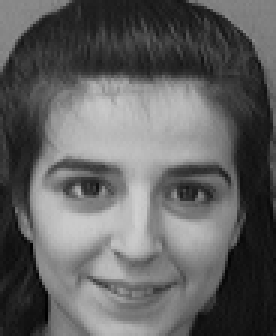
#> input picture HW7/att_faces/s10/2.pgm, 92 x 112 px, found by its file name (shown 3 times larger)
$ jupyter execute --allow-errors HW7.ipynb   (shell and % lines are left out)
#> lines starting #> are read from the running program, lines starting #| are printed output that depends on the picture
[cell 1]
import os
import cv2
import numpy as np
import matplotlib.pyplot as plt

#> (a cell that did not finish here is left out)

[cell 3]
def plot_class(D, T, title):
    clr = ['b', 'g', 'r', 'c', 'm', 'y', 'k', 'w']
    for c in range(1, 6):
        x = D[T==c][:, 0]
        y = D[T==c][:, 1]
        plt.scatter(x, y, color=clr[c], alpha=0.8, marker='.')
    plt.title(title)
    plt.show()

#> (a cell that did not finish here is left out)

# PCA projection

### sklearn

[cell 5]
# Principal Component Analysis
from numpy import array
from sklearn.decomposition import PCA

# create the PCA instance
pca = PCA(2)

# fit on data
#> (the rest of this cell did not finish here and is left out)

### scratch

[cell 6]
def pca(X,k):

    #mean of each feature
    n_samples, n_features = X.shape
    mean = np.mean(X, axis=0)

    # Calculate norm
    norm_X=X-mean

    # Calculate covariance matrix
    cov_matrix=np.dot(np.transpose(norm_X),norm_X)

    # Calculate the eigenvectors and eigenvalues
    # Sort it according to eigenvalues ascending
    eig_val, eig_vec = np.linalg.eig(cov_matrix)
    idx = eig_val.argsort()[::-1]
    eig_val = eig_val[idx]
    eig_vec = eig_vec[:,idx]

    # select the top k eig_vec
    final_eigvec=-np.array([ele for ele in eig_vec.T[ : k]])

    # Project to lower dimension
    data=np.dot(norm_X,np.transpose(final_eigvec))

    return np.real(data)

#> (a cell that did not finish here is left out)

# LDA project

Project on a planar :
y(i) = w.T * x(i)
1. y(i) : (2, 1)
2. w : (784, 2)
3. x(i) : (784, 1)
---
Y = X * W
1. Y : (5000, 2)
2. X : (5000, 784)
3. W : (784, 2)

### sklearn

[cell 8]
from sklearn.discriminant_analysis import LinearDiscriminantAnalysis

#> (the rest of this cell did not finish here and is left out)

### scratch

[cell 9]
# Seperate data of different classes into array 'classes'
classes = []
#> (the rest of this cell did not finish here and is left out)

[cell 10]
# Calculate class mean
mean = []
for class_datas in classes:
    mean.append(np.mean(class_datas, axis=0))
mean = np.array(mean)
# print(mean.shape)

[cell 11]
# Sw : within-class scatter
# Calculate Sw
Sw = np.zeros((784, 784))
for c, class_datas in enumerate(classes):
    for data in class_datas:
        tmp = data - mean[c]
        tmp = np.expand_dims(tmp, axis=0)
        Sw = Sw + np.matmul( tmp.T , tmp )
# print(Sw.shape)

#> (a cell that did not finish here is left out)

[cell 13]
# Calculate eigenvalue, eigenvector of (Sw)**-1 * Sb
Sw_inv = np.linalg.pinv(Sw)
#> (the rest of this cell did not finish here and is left out)

---

# att faces

[cell 14]
img = cv2.imread('att_faces/s1/2.pgm')
#> img is the input picture: shape (112, 92, 3); min 0, max 208, mean 97.1
print(img.shape)
#| (112, 92, 3)
plt.imshow(img)
plt.show()

[cell 15]
dataArray = np.empty((0, 112*92))

# Read all images into array 'dataArray'
for root, dirs, files in os.walk('att_faces'):
    for directory in dirs:
        for root_, dirs_, files_ in os.walk('att_faces/'+directory):
            for file in files_:
                img = cv2.imread('att_faces/'+directory+'/'+file, 0)
#> img: shape (112, 92); min 0, max 208, mean 97.1
                img_row = np.array(img, dtype='float64').flatten()
#> img_row = 10304 values, max 208 at index 6669, min 0 at index 9675, mean 97.07
                img_row = np.expand_dims(img_row, axis=0)
                dataArray = np.vstack((dataArray, img_row))
# print(dataArray.shape)

[cell 16]
# Calculate Mean Face
dataAvg = np.mean(dataArray, axis=0)
#> dataAvg = 10304 values, max 193 at index 3077, min 25 at index 10013, mean 122.7
tmp = dataAvg.reshape(112, 92)
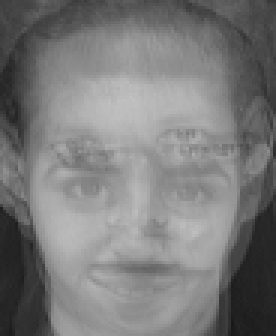
#> tmp: shape (112, 92) float64 (shown 3 times larger); min 25, max 193, mean 122.7
plt.imshow(tmp, cmap='gray')
plt.axis('off')
plt.title("Mean Face")
plt.show()

[cell 17]
# Random pick 10 faces
from random import sample
#> (the rest of this cell did not finish here and is left out)

[cell 18]
# Number of eigenvectors to pick
eig_k = 70

# Calculate the eigenvalue, eigenvector of At*A
# However, the shape of At*A is 10304*10304
# Since it is too large, we calculate A*At instead
dataDis = dataArray - dataAvg
A_AT = np.cov(dataDis)
#> A_AT = [[1520.9, -502.2, -334.2, -684.4], [-502.2, 756.2, -55.74, -198.3], [-334.2, -55.74, 568.1, -178.1], [-684.4, -198.3, -178.1, 1060.8]]
eig_val, eig_vec = np.linalg.eig(A_AT)
#> eig_val = [2104.9, 7.37e-14, 1116.8, 684.3]; eig_vec = [[0.835, -0.5, 0.195, -0.119], [-0.235, -0.5, -0.617, -0.561], [-0.117, -0.5, -0.286, 0.809], [-0.483, -0.5, 0.707, -0.129]]
idx = eig_val.argsort()[::-1]
#> idx = [0, 2, 3, 1]
eig_val = eig_val[idx]
#> eig_val = [2104.9, 1116.8, 684.3, 7.37e-14]
eig_vec = eig_vec[:, idx]
#> eig_vec = [[0.835, 0.195, -0.119, -0.5], [-0.235, -0.617, -0.561, -0.5], [-0.117, -0.286, 0.809, -0.5], [-0.483, 0.707, -0.129, -0.5]]
eig_vec = eig_vec.T[:eig_k]
#> eig_vec = [[0.835, -0.235, -0.117, -0.483], [0.195, -0.617, -0.286, 0.707], [-0.119, -0.561, 0.809, -0.129], [-0.5, -0.5, -0.5, -0.5]]

[cell 19]
eig_faces = np.matmul(eig_vec, dataDis)

# Normalize eigenfaces again since we multiply dataDis again
for i, eig_face in enumerate(eig_faces):
    eig_faces[i] = eig_faces[i] / np.linalg.norm(eig_face)
#> this loop made 4 passes

# Reshape eigenfaces to the image size
#> (the rest of this cell did not finish here and is left out)
